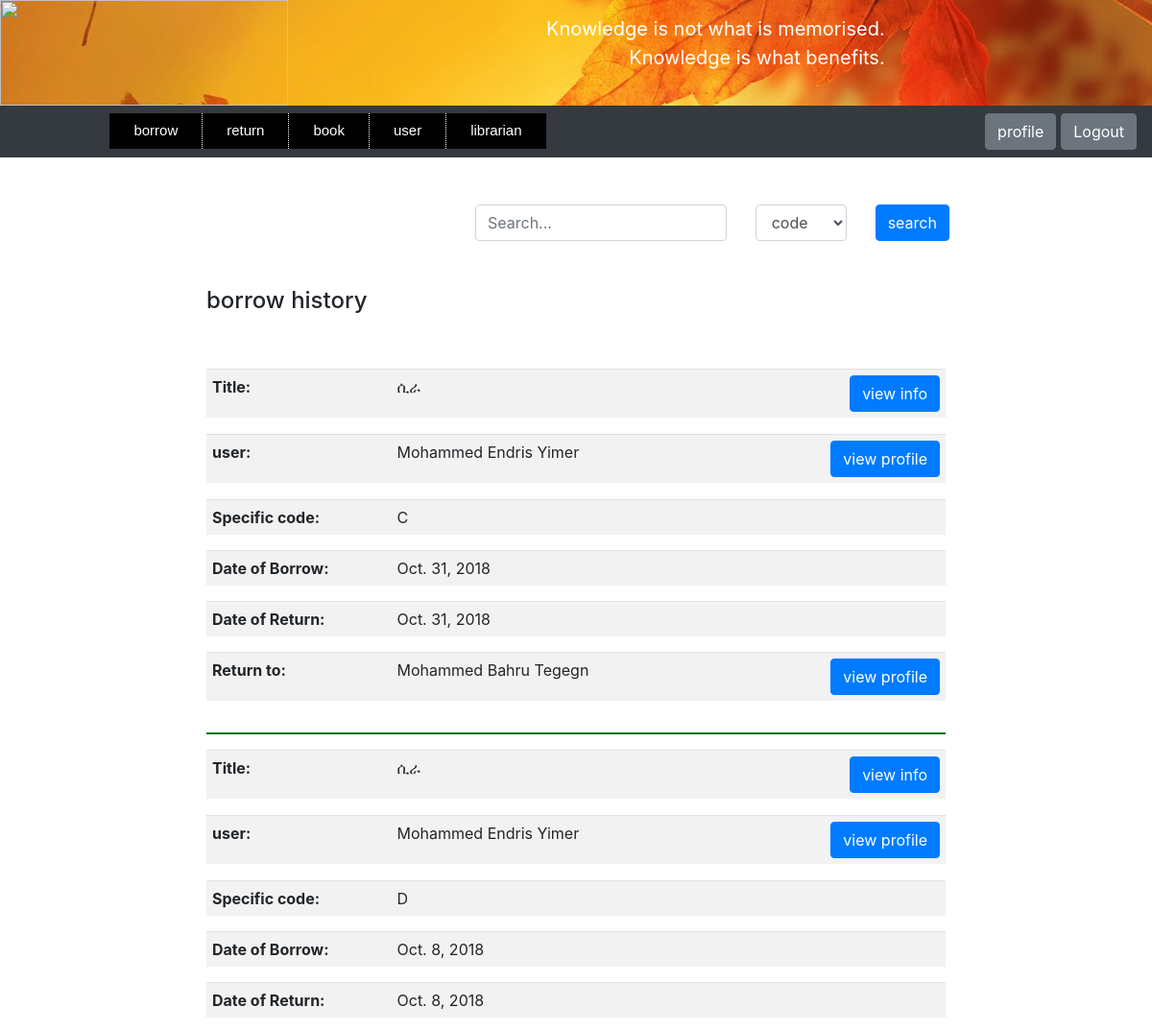
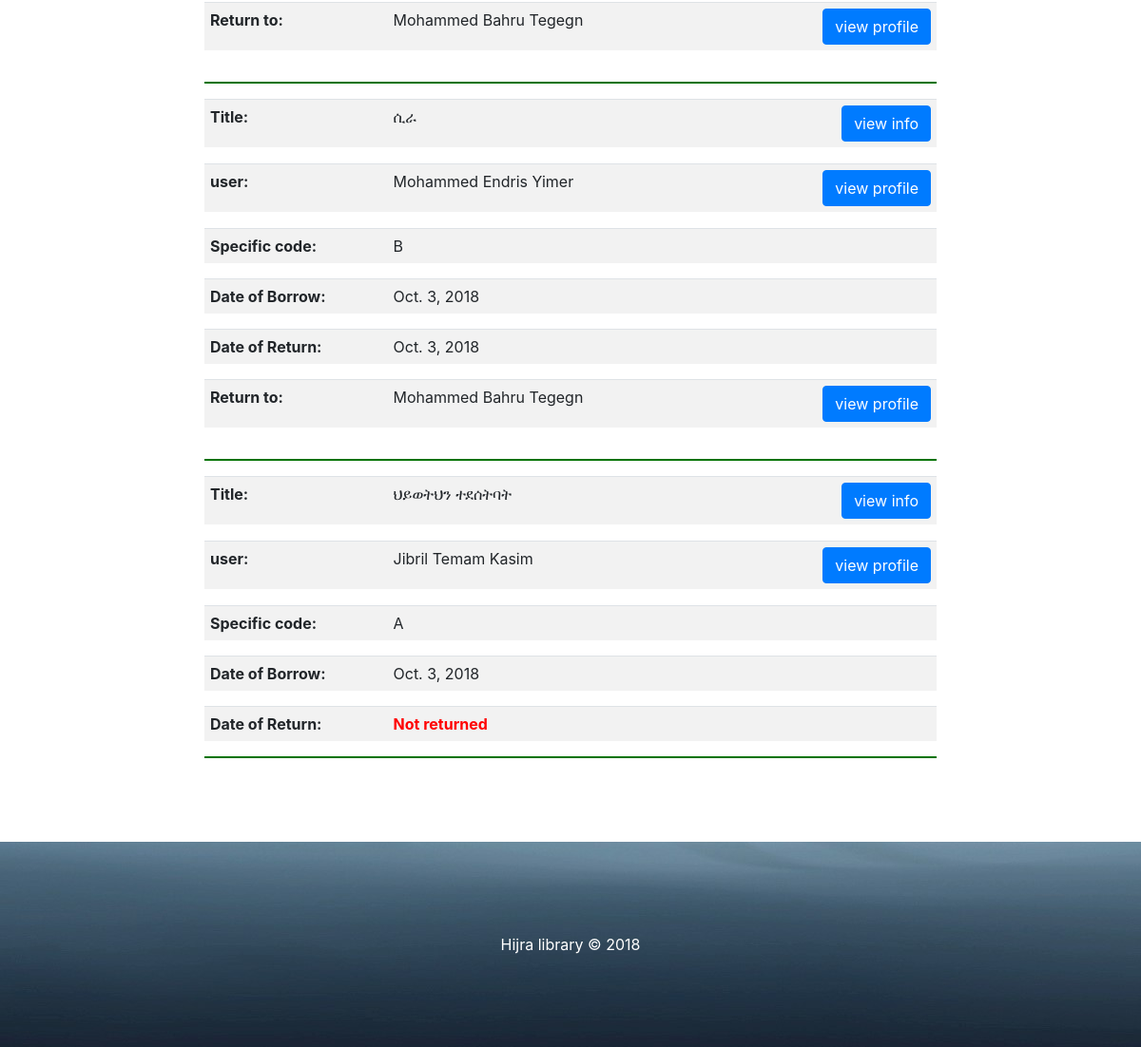
Screenshot of /search-borrow-book-by-librarian/ (signed in) with the database file from the repository (2 pictures, top to bottom).
### store/models.py (models this page shows, shortened)
class Borrow(models.Model):
    user = models.ForeignKey(User, on_delete=models.CASCADE)
    book = models.ForeignKey(Book, on_delete=models.CASCADE)
    librarian = models.ForeignKey(Librarian, on_delete=models.CASCADE, null=True, blank=True,
                                  related_name='borrow_librarian')
    specific_code = models.CharField(max_length=200)
    borrow_date = models.DateField()
    return_date = models.DateField(blank=True, null=True)
    return_to = models.ForeignKey(Librarian, on_delete=models.CASCADE, null=True, blank=True,
                                  related_name='return_librarian')

class Book(models.Model):
    code = models.CharField(max_length=200, unique=True)
    title = models.CharField(max_length=200)
    author = models.CharField(max_length=200)
    pub_year = models.PositiveSmallIntegerField(null=True, blank=True)
    category = models.ForeignKey(Category, on_delete=models.CASCADE, null=True, blank=True)
    description = models.TextField(blank=True)
    page = models.PositiveIntegerField()
    amount = models.PositiveIntegerField(default=1)
    specific_code = CollectionField(sort=True, unique_items=True, collection_type=set)
    borrow_specific_code = CollectionField(sort=True, unique_items=True, collection_type=set, blank=True)
    image = models.ImageField(upload_to='', blank=True, default='book.png')
    register_date = models.DateField()
    class Meta:
        unique_together = ('title', 'author', 'page')
    def image_tag(self):
        return mark_safe('<img src="%s" width="150" height="150"/>' % self.image.url)
    image_tag.short_description = 'Image'
    image_tag.allow_tags = True

class User(models.Model):
    user_id = models.CharField(max_length=200, blank=True, unique=True)
    name = models.CharField(max_length=200, help_text='Enter user Name')
    middle_name = models.CharField(max_length=200)
    last_name = models.CharField(max_length=200)
    phone_regex = RegexValidator(
        regex=r'^\+?1?\d{10,15}$',
        message='Phone number must be entered in the format : 0987654321 or +251987654321 up to 15 digits allowed'
    )
    phone = models.CharField(validators=[phone_regex], max_length=15)
    year = models.PositiveSmallIntegerField(blank=True, null=True, default=0)
    department = models.CharField(max_length=200, null=True, blank=True)
    email = models.EmailField(blank=True)
    password_regex = RegexValidator(
        regex=r'^\S{6,1024}',
        message='password must be at least 6 character'
    )
    password = models.CharField(validators=[password_regex], max_length=1024)
    password_hint = models.CharField(max_length=200, blank=True)
    sex = models.CharField(max_length=200, choices=(('male', 'male'), ('female', 'female')))
    photo = models.ImageField(blank=True, default='null.png')
    register_date = models.DateField()
    def image_tag(self):
        return mark_safe('<img src="%s" width="150" height="150"/>' % self.photo.url)
    image_tag.short_description = 'Photo'
    image_tag.allow_tags = True

class Librarian(models.Model):
    librarian_id = models.CharField(max_length=200, blank=True, unique=True)
    name = models.CharField(max_length=200)
    middle_name = models.CharField(max_length=200)
    last_name = models.CharField(max_length=200)
    phone_regex = RegexValidator(
        regex=r'^\+?1?\d{10,15}$',
        message='Phone number must be entered in the format : 0987654321 or +251987654321 up to 15 digits allowed'
    )
    phone = models.CharField(validators=[phone_regex], max_length=15)
    year = models.PositiveSmallIntegerField(blank=True, null=True, default=0)
    department = models.CharField(max_length=200, null=True, blank=True)
    email = models.EmailField(blank=True)
    password_regex = RegexValidator(
        regex=r'^\S{6,1024}',
        message='password must be at least 6 character'
    )
    password = models.CharField(validators=[password_regex], max_length=1024)
    password_hint = models.CharField(max_length=200, blank=True)
    sex = models.CharField(max_length=200, choices=(('male', 'male'), ('female', 'female')))
    photo = models.ImageField(blank=True, default='null.png')
    register_date = models.DateField()
    def image_tag(self):
        return mark_safe('<img src="%s" width="150" height="150"/>' % self.photo.url)
    image_tag.short_description = 'Photo'
    image_tag.allow_tags = True

### store/views.py (the view)
# urls.py: path('search-borrow-book-by-librarian/', views.search_borrow_book_by_librarian,
def search_borrow_book_by_librarian(request):
    librarian_id = request.session.get('librarian_auth')
    if not librarian_id:
        raise Http404("You are not Logged in")
    librarian = Librarian.objects.get(librarian_id=librarian_id)
    if request.method == "POST":
        form = BorrowBookSearch(request.POST)
        text = request.POST.get('search_engine')
        catalog = request.POST.get('catalog')
        if catalog == 'code':
            borrow = Borrow.objects.filter(librarian=librarian, book__code__contains=text)
        elif catalog == 'title':
            borrow = Borrow.objects.filter(librarian=librarian, book__title__contains=text)
        elif catalog == 'user_id':
            borrow = Borrow.objects.filter(librarian=librarian, user__sex=librarian.sex, user__user_id__contains=text)
        else:
            borrow = Borrow.objects.filter(librarian=librarian, user__sex=librarian.sex, user__name__contains=text) | \
                     Borrow.objects.filter(librarian=librarian, user__sex=librarian.sex,
                                           user__middle_name__contains=text)| \
                    Borrow.objects.filter(librarian=librarian, user__sex=librarian.sex, user__last_name__contains=text)
    else:
        form = BorrowBookSearch()
        borrow = Borrow.objects.filter(librarian=librarian)
    borrow = sorted(borrow, key=lambda x: x.borrow_date, reverse=True)
    for i in borrow:
        i.book.photo = "Images/" + str(i.book.image)
        i.user.image = "Images/" + str(i.user.photo)
        if i.return_to:
           i.return_to.image = "Images/" + str(i.return_to.photo)
    return render(request, 'webpages/search_borrow_book_by_librarian.html',
                  {'form': form, 'borrow': borrow, 'sex': librarian.sex})

### store/forms.py
class BorrowBookSearch(forms.Form):
    search_engine = forms.CharField(
        label='',
        max_length=1024,
        widget=forms.TextInput(attrs={'placeholder': 'Search...'}),
    )
    catalog = ChoiceField(
        label='',
        widget=forms.Select(),
        choices=[('code', 'code'), ('title', 'title'), ('user_id', 'user id'), ('user_name', 'user name')],
        initial='code'
    )

### store/models.py (called while the page is built)
    def __str__(self):
        return self.name

### store/templates/webpages/search_borrow_book_by_librarian.html (shortened to what this page needs)
<!DOCTYPE html>
<html lang="en">
<head>
    {% include "webpages/librarian_page.html" %}
    {%load static%}
    {%load filter%}
    {% load widget_tweaks %}
    <link rel="stylesheet" href="{% static 'files/bootstrap/css/bootstrap.css' %}"  type="text/css" >
    <link rel="stylesheet" href="{% static 'files/style5.css' %}"  type="text/css" >
    <link rel="stylesheet" href="{% static 'files/style6.css' %}"  type="text/css" >
    <link rel="stylesheet" href="{% static 'files/style8.css' %}"  type="text/css" >
</head>
    <body>
        {% block search %}
            <div class = "container col-5" align="right" style="margin-left:40%;">
            <form  method="post" novalidate>
                <div class="row">
                    {% for field in form.visible_fields %}
                        {% if field.name == 'search_engine' %}
                            <div class="col-md-7">
                                {% render_field field class="form-control" %}
                            </div>
                        {% else %}
                           <div class="col-md-3 ">
                                {% render_field field class="form-control" %}
                            </div>
                        {% endif %}
                    {% endfor %}
                    <div class="col-md-2">
                    <button type="submit" class = "btn btn-primary"> search</button>
                    </div>
                </div>
            </form>
            </div>
            <br>
        {% endblock %}
        <div class="container col-8">
            {% if borrow %}
                    <br><h4>borrow history</h4><br><br>
                {% else %}
                    <br><h4>There is no result</h4><br>
            {% endif %}
        </div>
        {% for i in borrow %}
        <div class="container col-8">
                <table  class="table table-striped">
                    <tr>
                        <td style="width: 25%;"><strong>Title:</strong></td>
                        <td style="width: 50%;">{{i.book.title}} </td>
                        <td style="width: 25%;" align="right">
                            <input type="button"  id ="button-book-{{i.id}}" class="btn btn-primary"  onclick="bookFunction({{i.id}})"
                      value="view info" ></td>
                    </tr>
                </table>
            </div>
            <div class="container col-8">
            </div>
        {% if i.user.sex == sex %}
            <div class="container col-8">
                <table  class="table table-striped">
                    <tr>
                        <td style="width: 25%;"><strong>user:</strong></td>
                        <td style="width: 50%;">{{i.user.name}} {{i.user.middle_name}}  {{i.user.last_name}}</td>
                        <td style="width: 25%;" align="right">
                            <input type="button"  id ="button-{{i.id}}" class="btn btn-primary"  onclick="myFunction({{i.id}})"
                      value="view profile" ></td>
                    </tr>
                </table>
            </div>
            <div class="container col-8">
            </div>
            <div class="container col-8">
                <table  class="table table-striped">
                    <tr>
                        <td style="width: 25%;"><strong>Specific code:</strong></td>
                        <td style="width: 75%;">{{i.specific_code}} </td>
                    </tr>
                </table>
            </div>
            <div class="container col-8">
                <table  class="table table-striped">
                    <tr>
                        <td style="width: 25%;"><strong>Date of Borrow:</strong></td>
                        <td style="width: 75%;">{{i.borrow_date}} </td>
                    </tr>
                </table>
            </div>
            <div class="container col-8">
                <table  class="table table-striped">
                    <tr>
                        <td style="width: 25%;"><strong>Date of Return:</strong></td>
                        {% if i.return_date %}
                            <td style="width: 75%;">{{i.return_date}} </td>
                        {% else %}
                            <td style="color:red;width: 75%;"><strong>Not returned</strong>
                        {% endif %}
                    </tr>
                </table>
            </div>
            {% if i.return_date %}
                {% if i.return_to %}
                <div class="container col-8">
                        <table  class="table table-striped">
                            <tr>
                                <td style="width: 25%;"><strong>Return to:</strong></td>
                                <td style="width: 50%;">{{i.return_to.name}} {{i.return_to.middle_name}}  {{i.return_to.last_name}}</td>
                                <td style="width: 25%;" align="right">
                                    <input type="button"  id ="button5-{{i.id}}" class="btn btn-primary"  onclick="returnLibrarianFun({{i.id}})"
                                        value="view profile" style="margin-left:15px;"></td>
                            </tr>
                        </table>
                </div>
                <div class="container col-8">
                </div>
                {% endif %}
            {% endif %}
        {% endif %}
        <div class="container col-8"><hr></div>
        {% endfor %}
    </body>
    <footer>
        {% include "webpages/footer.html" %}
    </footer>
</html>

### store/static/files/style3.css (style rules this page uses)
a.butt:link, a.back:visited, { background-color: #11aa44; color: white; }
table, th, td { border: 1px solid black; }

### store/static/files/style6.css (style rules this page uses)
.table-striped>tbody>tr>td { padding:6px; text-font:8px; }
hr { background-color: green; border-width:2px; }

### rows the page displays
Borrow: book "ሲራ", user.name "Mohammed", user.middle_name "Endris", user.last_name "Yimer", specific_code "C", borrow_date "Oct. 31, 2018", return_date "Oct. 31, 2018", return_to.name "Mohammed", return_to.middle_name "Bahru", return_to.last_name "Tegegn"
Borrow: book "ሲራ", user.name "Mohammed", user.middle_name "Endris", user.last_name "Yimer", specific_code "D", borrow_date "Oct. 8, 2018", return_date "Oct. 8, 2018", return_to.name "Mohammed", return_to.middle_name "Bahru", return_to.last_name "Tegegn"
Borrow: book "ሲራ", user.name "Mohammed", user.middle_name "Endris", user.last_name "Yimer", specific_code "B", borrow_date "Oct. 3, 2018", return_date "Oct. 3, 2018", return_to.name "Mohammed", return_to.middle_name "Bahru", return_to.last_name "Tegegn"
Borrow: book "ህይወትህን ተደሰትባት", user.name "Jibril", user.middle_name "Temam", user.last_name "Kasim", specific_code "A", borrow_date "Oct. 3, 2018", shows "Not returned"
